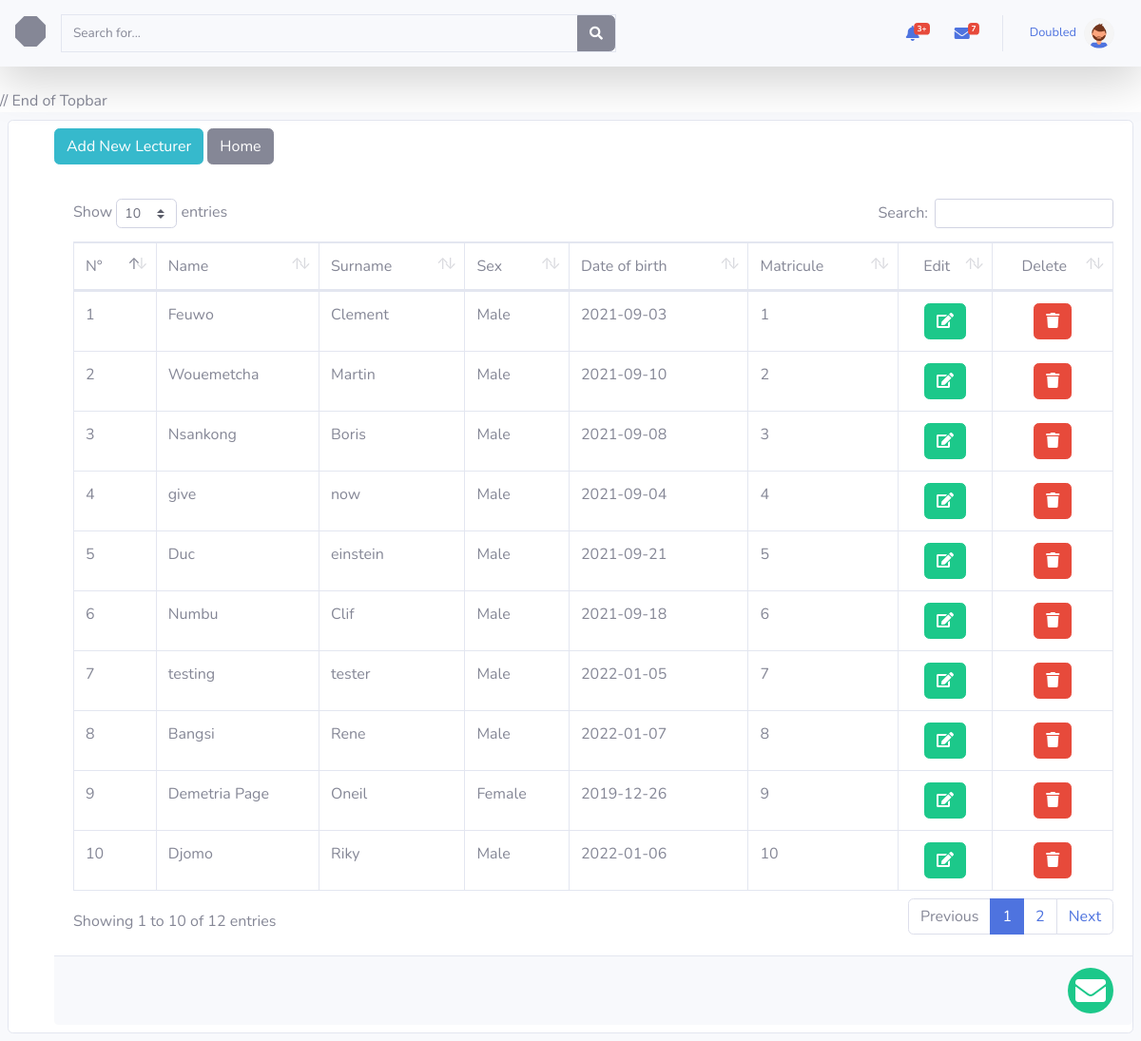
/SADMIN_GUI_1.0/display_lecturer_list.php (signed in), run on the app's committed database.
### tables this page shows
CREATE TABLE `lecturers` (
  `matricule` int(11) NOT NULL,
  `Portofolio` varchar(80) DEFAULT NULL,
  `id_person` int(11) NOT NULL
);

CREATE TABLE `persons` (
  `id_person` int(11) NOT NULL,
  `name` varchar(50) NOT NULL,
  `surname` varchar(50) NOT NULL,
  `sex` varchar(10) NOT NULL,
  `date_of_birth` date NOT NULL,
  `login` varchar(50) DEFAULT NULL,
  `password` varchar(50) DEFAULT NULL,
  `person_type` int(30) NOT NULL
);

### SADMIN_GUI_1.0/display_lecturer_list.php (the view, shortened to what this page needs)
<!DOCTYPE html>
<html lang="en">
<head>
    <link rel="stylesheet" href="../Myvendor1/bootstrap-4.0.0-dist/icons/font/bootstrap-icons.css">
    <link rel="stylesheet" href="../Myvendor1/fontawesome-free-5.15.3-web/fontawesome-free-5.15.3-web/css/all.css">
    <link href="../Myvendor1/datatables/dataTables.bootstrap4.min.css" rel="stylesheet">
    <link href="./css/sb-admin-2.min.css" rel="stylesheet">
    <link rel="stylesheet" href="./css/modal_fullscreen-bs5.css">
</head>
<body id="page-top">
    <?php require('../php/sa_header.php'); ?>
    // End of Topbar
    <div id="wrapper">
        <div id="content-wrapper" class="d-flex flex-column">
            <div class="card my-2 mx-2 ">
                <div class="card-title my-2 ml-5">
                    <button type="button" class="btn btn-info" data-backdrop="static" data-toggle="modal" data-target="#AddLecturer">Add New Lecturer </button>
                    <a href="SA_index.php" class="btn btn-secondary ">Home</a>
                    <div class="card-body">
                        <div class="" id="table_admin_display">
                            <table class="table table-bordered" id="dataTable" width="100%" cellspacing="0">
                                <thead>
                                    <tr>
                                        <td>N°</td>
                                        <td>Name</td>
                                        <td>Surname</td>
                                        <td>Sex</td>
                                        <td>Date of birth</td>
                                        <td>Matricule</td>
                                        <td class="text-center"> Edit </td>
                                        <td class="text-center"> Delete </td>
                                    </tr>
                                </thead>
                                <tbody>
                                    <?php
                                    global $con;
                                    $i= 1;
                                    $query = "select distinct persons.id_person,persons.name,persons.surname,persons.sex,persons.date_of_birth, lecturers.matricule from persons,lecturers where persons.id_person=lecturers.id_person";
                                    $result = mysqli_query($con, $query);
                                    while ($row = mysqli_fetch_assoc($result)) {
                                         echo '<tr>
                                            <td>'.$i.'</td>
                                            <td>' . $row['name'] . '</td>
                                            <td>' . $row['surname'] . '</td>
                                            <td>' . $row['sex'] . '</td>
                                            <td>' . $row['date_of_birth'] . '</td>
                                            <td>' . $row['matricule'] . '</td>
                                            <td class="text-center"><button class="btn btn-success " id="btn_edit_student" data-id =' . $row['id_person'] . '><span class ="fa fa-edit"></span></button></td>
                                            <td class="text-center"><button class="btn btn-danger" id="btn_delete_student" data-id1 =' . $row['id_person'] . '><span class ="fa fa-trash"></span></button></td>
                                        </tr>';
                                        $i = $i+1;
                                    }
                                    ?>
                                </tbody>
                            </table>
                        </div>
                    </div>
                    <?php
                    include('./php/main_footer.php');
                    ?>
                </div>
            </div>
        </div>
</body>
</html>

### php/sa_header.php (shortened to what this page needs)
<nav class="navbar navbar-expand navbar-secondary bg-light  topbar mb-4 sticky-top shadow-lg">
        <div class="brand d-none d-sm-none d-md-inline-block">
            <i class="bi bi-octagon-fill" style="font-size: 2.0rem;" ></i>
        </div>
        <div class="d-none d-sm-inline-block form-inline mr-auto ml-3 my-2 my-md-0 navbar-search w-50 border ">
            <div class="input-group">
                <input type="text" class="form-control bg-light border-0 small" placeholder="Search for..."
                    aria-label="Search" aria-describedby="basic-addon2">
                <div class="input-group-append">
                    <button class="btn btn-secondary" type="button">
                        <i class="fas fa-search fa-sm"></i>
                    </button>
                </div>
            </div>
        </div>
        <ul class="navbar-nav ml-auto">
            <li class="nav-item dropdown no-arrow mx-1">
                <a class="nav-link dropdown-toggle" href="#" id="alertsDropdown" role="button"
                    data-toggle="dropdown" aria-haspopup="true" aria-expanded="false">
                    <i class="fas fa-bell fa-fw"></i>
                    <span class="badge badge-danger badge-counter">3+</span>
                </a>
            </li>
            <li class="nav-item dropdown no-arrow mx-1">
                <a class="nav-link dropdown-toggle" href="#" id="messagesDropdown" role="button"
                    data-toggle="dropdown" aria-haspopup="true" aria-expanded="false">
                    <i class="fas fa-envelope fa-fw"></i>
                    <span class="badge badge-danger badge-counter">7</span>
                </a>
            </li>
            <li class="nav-item dropdown no-arrow">
                <a class="nav-link dropdown-toggle" href="#" id="userDropdown" role="button"
                    data-toggle="dropdown" aria-haspopup="true" aria-expanded="false">
                    <span class="mr-2 d-none d-lg-inline text-white-600 small">
                        <?php
                            echo  $_SESSION['sauname'];
                        ?>
                    </span>
                    <img class="img-profile rounded-circle"
                        src="../ADMIN GUI 2.0/img/undraw_profile_2.svg">
                </a>
            </li>
        </ul>
    </nav>

### Attendance/php/main_footer.php
<div class="card-footer d-sm-flex d-md-flex justify-content-between">
    <div class=""><span class="btn col py-2 mt-3"></span></div>
    <div class=" text-right"><span class="fas fa-envelope fa-2x  text-white rounded-circle bg-success p-2"></span>
    </div>
</div>

### data on the page
lecturers: id_person.name "Feuwo", id_person.surname "Clement", id_person.sex "Male", id_person.date_of_birth "2021-09-03", matricule "1"
lecturers: id_person.name "Wouemetcha", id_person.surname "Martin", id_person.sex "Male", id_person.date_of_birth "2021-09-10", matricule "2"
lecturers: id_person.name "Nsankong", id_person.surname "Boris", id_person.sex "Male", id_person.date_of_birth "2021-09-08", matricule "3"
lecturers: id_person.name "give", id_person.surname "now", id_person.sex "Male", id_person.date_of_birth "2021-09-04", matricule "4"
lecturers: id_person.name "Duc", id_person.surname "einstein", id_person.sex "Male", id_person.date_of_birth "2021-09-21", matricule "5"
lecturers: id_person.name "Numbu", id_person.surname "Clif", id_person.sex "Male", id_person.date_of_birth "2021-09-18", matricule "6"
lecturers: id_person.name "testing", id_person.surname "tester", id_person.sex "Male", id_person.date_of_birth "2022-01-05", matricule "7"
lecturers: id_person.name "Bangsi", id_person.surname "Rene", id_person.sex "Male", id_person.date_of_birth "2022-01-07", matricule "8"
lecturers: id_person.name "Demetria Page", id_person.surname "Oneil", id_person.sex "Female", id_person.date_of_birth "2019-12-26", matricule "9"
lecturers: id_person.name "Djomo", id_person.surname "Riky", id_person.sex "Male", id_person.date_of_birth "2022-01-06", matricule "10"

### other printed values
$_SESSION['sauname'] "Doubled"
